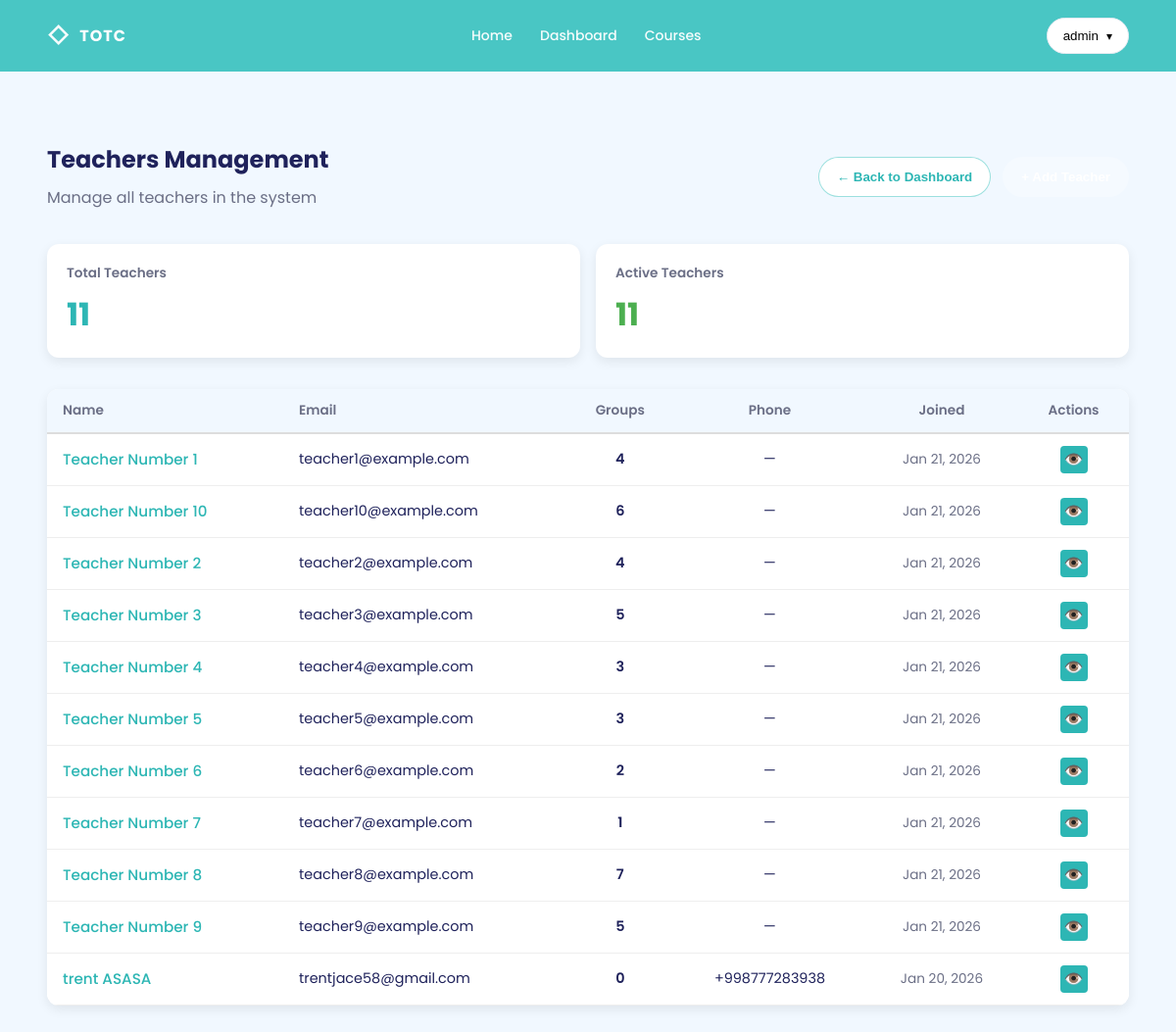
The app's page /teachers/admin/list/ (signed in), older data.
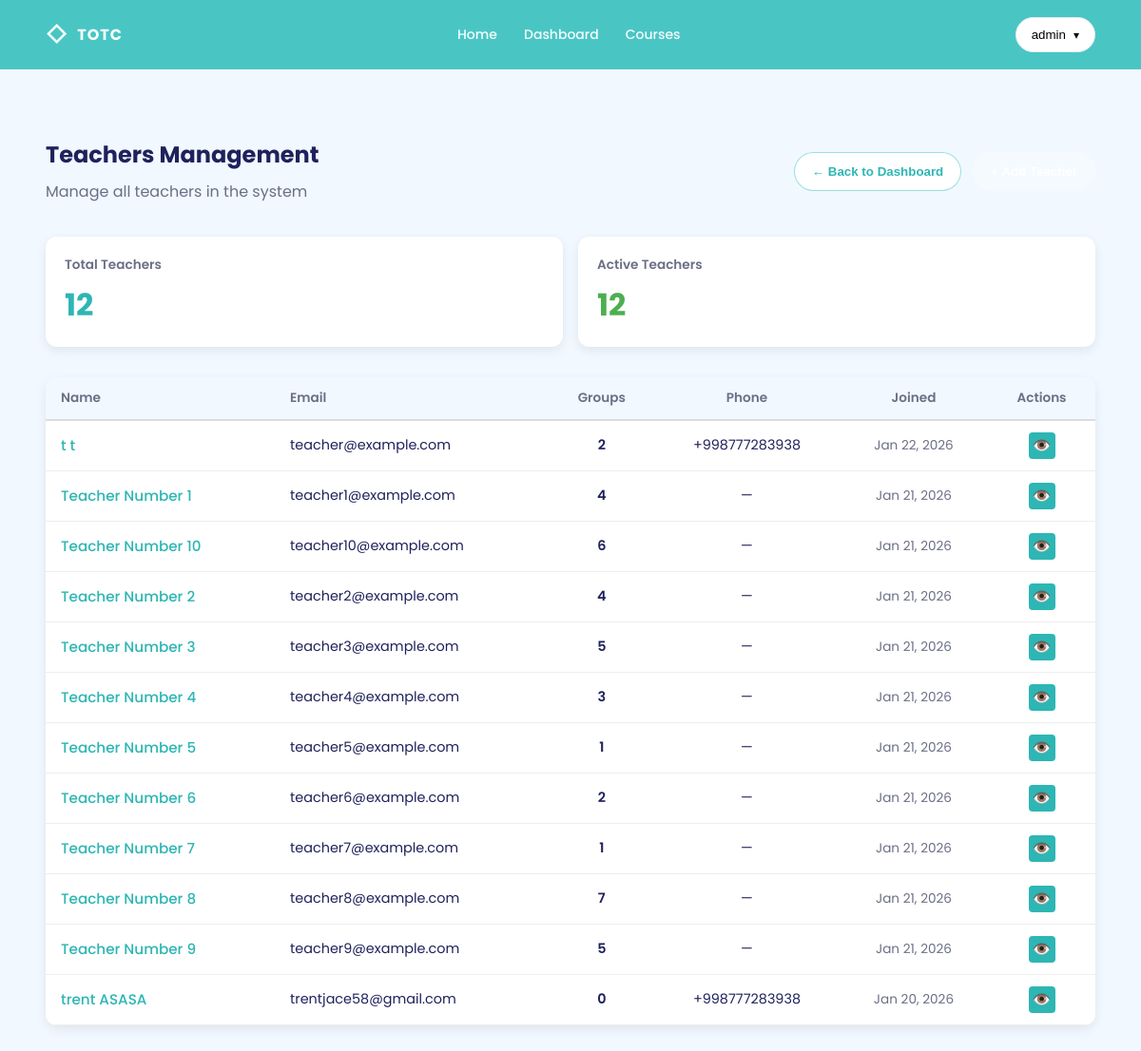
The same page, newer data.
### accounts/models.py (models this page shows, shortened)
class User(AbstractUser):
    ROLE = (
        ('admin', 'Admin'),
        ('teacher', 'Teacher'),
        ('student', 'Student'),
    )
    role = models.CharField(max_length=10, choices=ROLE)
    avatar = models.ImageField(upload_to='avatar/', default='')
    phone = models.CharField(max_length=20, blank=True, null=True)
    address = models.CharField(max_length=250, blank=True, null=True)
    balance = models.DecimalField(max_digits=10, decimal_places=2, default=0.00)
    speciality = models.CharField(max_length=100, blank=True, null=True)
    qualifications = models.TextField(blank=True, null=True)
    is_expert = models.BooleanField(default=False)
    created_at = models.DateTimeField(auto_now_add=True)
    updated_at = models.DateTimeField(auto_now=True)
    class Meta:
        ordering = ['-id']
        verbose_name = 'User'
        verbose_name_plural = 'Users'

### teachers/views.py (the view)
# urls.py: path('admin/list/', views.AdminTeacherListView.as_view(), name='admin_list'),
class AdminTeacherListView(UserPassesTestMixin, View):
    def test_func(self):
        return self.request.user.is_authenticated and self.request.user.role == 'admin'
    def get(self, request):
        teachers = User.objects.filter(role='teacher').order_by('username')
        return render(request, 'teachers/admin_list.html', {
            'teachers': teachers,
        })

### templates/teachers/admin_list.html (shortened to what the changed rows need)
{% extends "base.html" %}
{% block content %}
    <section class="section section--soft">
        <div class="container">
            <div style="display: flex; justify-content: space-between; align-items: center; margin-bottom: 32px;">
                <div>
                    <h1 style="margin: 0; margin-bottom: 8px;">Teachers Management</h1>
                </div>
            </div>
            <div style="display: grid; grid-template-columns: repeat(auto-fit, minmax(200px, 1fr)); gap: 16px; margin-bottom: 32px;">
                <div style="padding: 20px; background: white; border-radius: 12px; box-shadow: 0 4px 12px rgba(0,0,0,0.08);">
                    <div style="font-size: 0.85rem; color: var(--muted); margin-bottom: 8px; font-weight: 600;">Total Teachers</div>
                    <div style="font-size: 2rem; font-weight: 700; color: var(--teal2);">{{ teachers.count }}</div>
                </div>
                <div style="padding: 20px; background: white; border-radius: 12px; box-shadow: 0 4px 12px rgba(0,0,0,0.08);">
                    <div style="font-size: 0.85rem; color: var(--muted); margin-bottom: 8px; font-weight: 600;">Active Teachers</div>
                    <div style="font-size: 2rem; font-weight: 700; color: #4caf50;">{{ teachers|length }}</div>
                </div>
            </div>
            <div style="background: white; border-radius: 12px; box-shadow: 0 4px 12px rgba(0,0,0,0.08); overflow: hidden;">
                {% if teachers %}
                    <div style="overflow-x: auto;">
                        <table style="width: 100%; border-collapse: collapse;">
                            <thead>
                                <tr style="background: var(--soft); border-bottom: 2px solid #ddd;">
                                    <th style="padding: 12px 16px; text-align: left; font-weight: 600; font-size: 0.85rem; color: var(--muted);">Name</th>
                                    <th style="padding: 12px 16px; text-align: left; font-weight: 600; font-size: 0.85rem; color: var(--muted);">Email</th>
                                    <th style="padding: 12px 16px; text-align: center; font-weight: 600; font-size: 0.85rem; color: var(--muted);">Groups</th>
                                    <th style="padding: 12px 16px; text-align: center; font-weight: 600; font-size: 0.85rem; color: var(--muted);">Phone</th>
                                    <th style="padding: 12px 16px; text-align: center; font-weight: 600; font-size: 0.85rem; color: var(--muted);">Joined</th>
                                    <th style="padding: 12px 16px; text-align: center; font-weight: 600; font-size: 0.85rem; color: var(--muted);">Actions</th>
                                </tr>
                            </thead>
                            <tbody>
                                {% for teacher in teachers %}
                                    <tr style="border-bottom: 1px solid #eee; background: white; transition: background 0.2s;"
                                        onmouseover="this.style.background='#f9f9f9'"
                                        onmouseout="this.style.background='white'">
                                        <td style="padding: 12px 16px; font-size: 0.95rem; font-weight: 500; color: var(--teal2);">
                                            <a href="{% url 'teachers:detail' teacher.id %}" style="text-decoration: none; color: inherit; cursor: pointer;">
                                                {{ teacher.get_full_name|default:teacher.username }}
                                            </a>
                                        </td>
                                        <td style="padding: 12px 16px; font-size: 0.9rem;">{{ teacher.email|default:"—" }}</td>
                                        <td style="padding: 12px 16px; text-align: center; font-size: 0.9rem; font-weight: 600;">{{ teacher.taught_groups.count }}</td>
                                        <td style="padding: 12px 16px; text-align: center; font-size: 0.9rem;">{{ teacher.phone|default:"—" }}</td>
                                        <td style="padding: 12px 16px; text-align: center; font-size: 0.85rem; color: var(--muted);">{{ teacher.date_joined|date:"M d, Y" }}</td>
                                        <td style="padding: 12px 16px; text-align: center; display: flex; gap: 6px; justify-content: center;">
                                            <a href="{% url 'teachers:detail' teacher.id %}" style="text-decoration: none; display: inline-flex; align-items: center; justify-content: center; width: 28px; height: 28px; background: var(--teal2); color: white; border-radius: 4px; transition: all 0.2s;"
                                               title="View teacher"
                                               onmouseover="this.style.transform='scale(1.1)'; this.style.background='#1a9999'"
                                               onmouseout="this.style.transform='scale(1)'; this.style.background='var(--teal2)'">
                                                👁️
                                            </a>
                                        </td>
                                    </tr>
                                {% endfor %}
                            </tbody>
                        </table>
                    </div>
                {% else %}
                    <div style="padding: 60px 40px; text-align: center;">
                        <div style="font-size: 3rem; margin-bottom: 16px;">👨‍🏫</div>
                        <p class="muted" style="font-size: 1.1rem; margin: 0;">No teachers found in the system</p>
                    </div>
                {% endif %}
            </div>
        </div>
    </section>
{% endblock %}

Row changes from the older to the newer data that the page shows:
added User: get_full_name "t t", email "teacher@example.com", taught_groups.count "2", phone "+998777283938", date_joined "Jan 22, 2026"
computed for User "Teacher Number 5": taught_groups.count "3" → "1"
Text that changed along with them:
{{ teachers.count }}: "11" → "12"
{{ teachers|length }}: "11" → "12"
